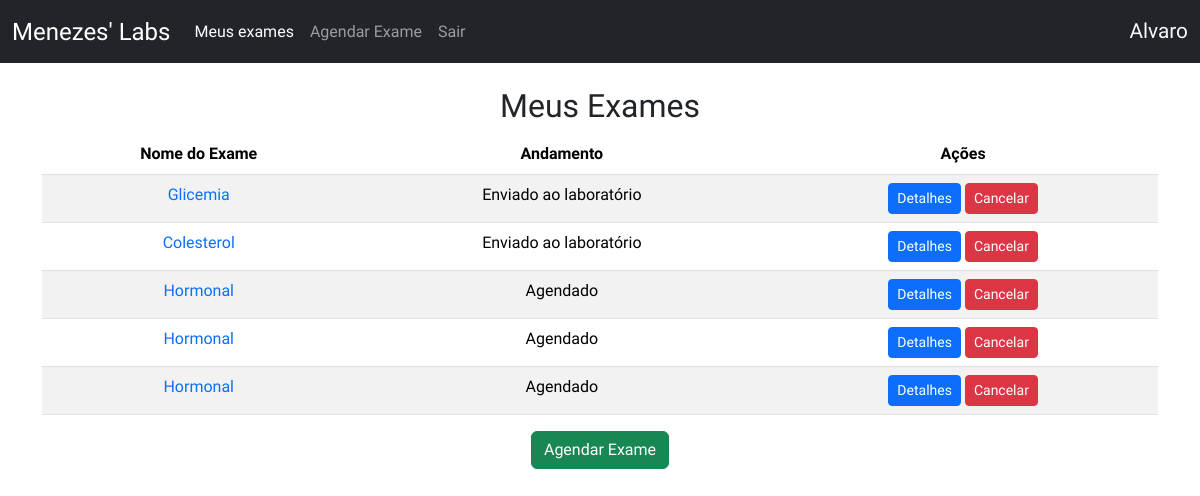
The page / (signed in) on the database as committed earlier.
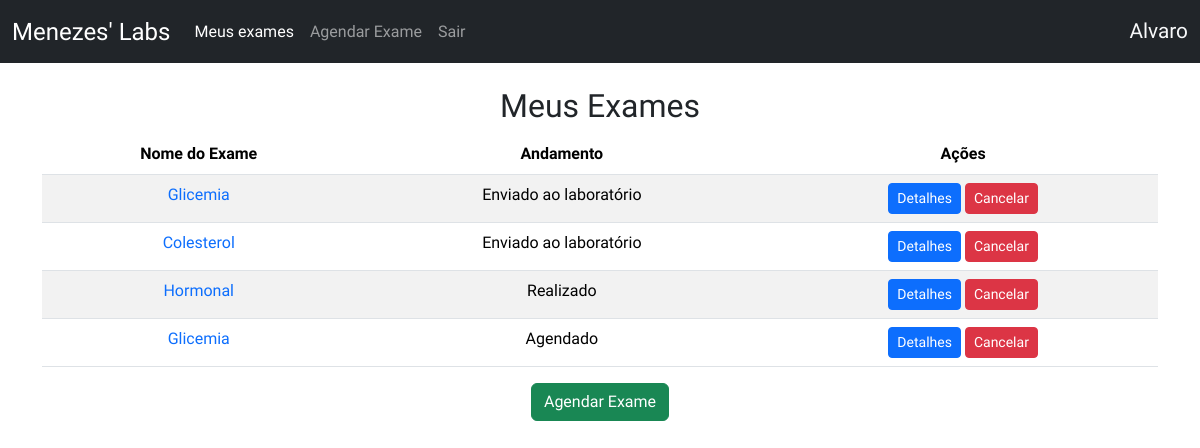
The same page on the database as committed later.
### crud/models.py (models this page shows, shortened)
class Base(models.Model):
    criado = models.DateTimeField(verbose_name ='Criado em',auto_now_add=True)
    modificado = models.DateTimeField(verbose_name ='Modificado em',auto_now=True)
    ativo = models.BooleanField(verbose_name ='Ativo?',default=True)
    class Meta:
        abstract = True

class AgendamentoExame(Base):
    exame = models.ForeignKey(Exame,verbose_name='Exame',on_delete=models.CASCADE)
    data = models.DateField('Data',auto_now=False,auto_now_add=False)
    usuario = models.ForeignKey(User,verbose_name='Usuário',on_delete=models.CASCADE)
    HORARIO_CHOICES = (
    ('07:00', '07:00'),
    ('08:00', '08:00'),
    ('09:00', '09:00'),
    ('10:00', '10:00'),
    ('11:00', '11:00'),
    ('13:00', '13:00'),
    ('14:00', '14:00'),
    ('15:00', '15:00'),
    ('16:00', '16:00'),
    ('17:00', '17:00'),
)
    ANDAMENTO_CHOICES = (
        ('Agendado', 'Agendado'),
        ('Realizado', 'Realizado'),
        ('Enviado ao laboratório', 'Enviado ao laboratório'),
        ('Concluído', 'Concluído'),
        ('Cancelado', 'Cancelado'),
    )
    horario = models.CharField(verbose_name ='Horário', max_length = 5 ,choices=HORARIO_CHOICES)
    andamento = models.CharField(verbose_name ='Andamento',max_length=30,choices=ANDAMENTO_CHOICES,default='Agendado')
    resultado = models.FileField('Resultado',upload_to='pdfs/',null=True,blank=True)
    class Meta:
        verbose_name = 'Agendamento'
        verbose_name_plural = 'Agendamentos'
        ordering = ['data','horario']

class Exame(Base):
    nome = models.CharField('Nome',max_length=100)
    def __str__(self):
        return self.nome
    class Meta:
        verbose_name = 'Exame'
        verbose_name_plural = 'Exames'
        ordering = ['nome']

### crud/views.py (the view)
# urls.py: path('', UserIndexView.as_view(), name='index'),
class UserIndexView(ListView):
    template_name = 'index.html'
    model = AgendamentoExame
    context_object_name = 'agendamentos'
    def get_queryset(self):
        query = 0
        if self.request.user.is_authenticated:
            query = AgendamentoExame.objects.filter(usuario=self.request.user, ativo=True)
        return query

### crud/templates/index.html (shortened to what this page needs)
{% extends 'base.html' %}
{% block content %}
{% if user.is_authenticated and user.is_superuser == False %}
    <div class="table-container" style="text-align: center;">
        <h2 style="margin-top: 3vh;">Meus Exames</h2>
        <table class="table table-striped">
            <thead class="thead-dark">
                <tr>
                    <th scope="col"><strong>Nome do Exame</strong></th>
                    <th scope="col"><strong>Andamento</strong></th>
                    <th scope="col"><strong>Ações</strong></th>
                </tr>
            </thead>
            <tbody>
                {% for agendamento in agendamentos %}
                    <tr>
                        <td><a href="{% url 'detail' pk=agendamento.pk %}" class="text-decoration-none">{{ agendamento.exame }}</a></td>
                        <td>{{ agendamento.andamento }}</td>
                        <td>
                            <a href="{% url 'detail' pk=agendamento.pk %}" class="btn btn-primary btn-sm">Detalhes</a>
                            <a href="{% url 'delete' pk=agendamento.pk %}" class="btn btn-danger btn-sm">Cancelar</a>
                        </td>
                    </tr>
                    {% endfor %}
                </tbody>
            </table>
            <a href="{% url 'create' %}" class="btn btn-success button">Agendar Exame</a>
        </div>
{% else %}
    <div class="container" style="text-align: center;">
        <h2 style="margin-top: 3vh;">Bem-vindo ao Menezes' Labs</h2>
        <p>Para agendar um exame, por favor, faça login.</p>
        <a href="{% url 'account_login' %}" class="btn btn-primary button">Entrar</a>
    </div>
{% endif %}
{% endblock %}

Rows that differ between the two databases and show on the page:
removed AgendamentoExame: exame "Hormonal", andamento "Agendado"
changed AgendamentoExame "Hormonal": andamento "Agendado" → "Realizado"
changed AgendamentoExame "Agendado": exame "Hormonal" → "Glicemia"
